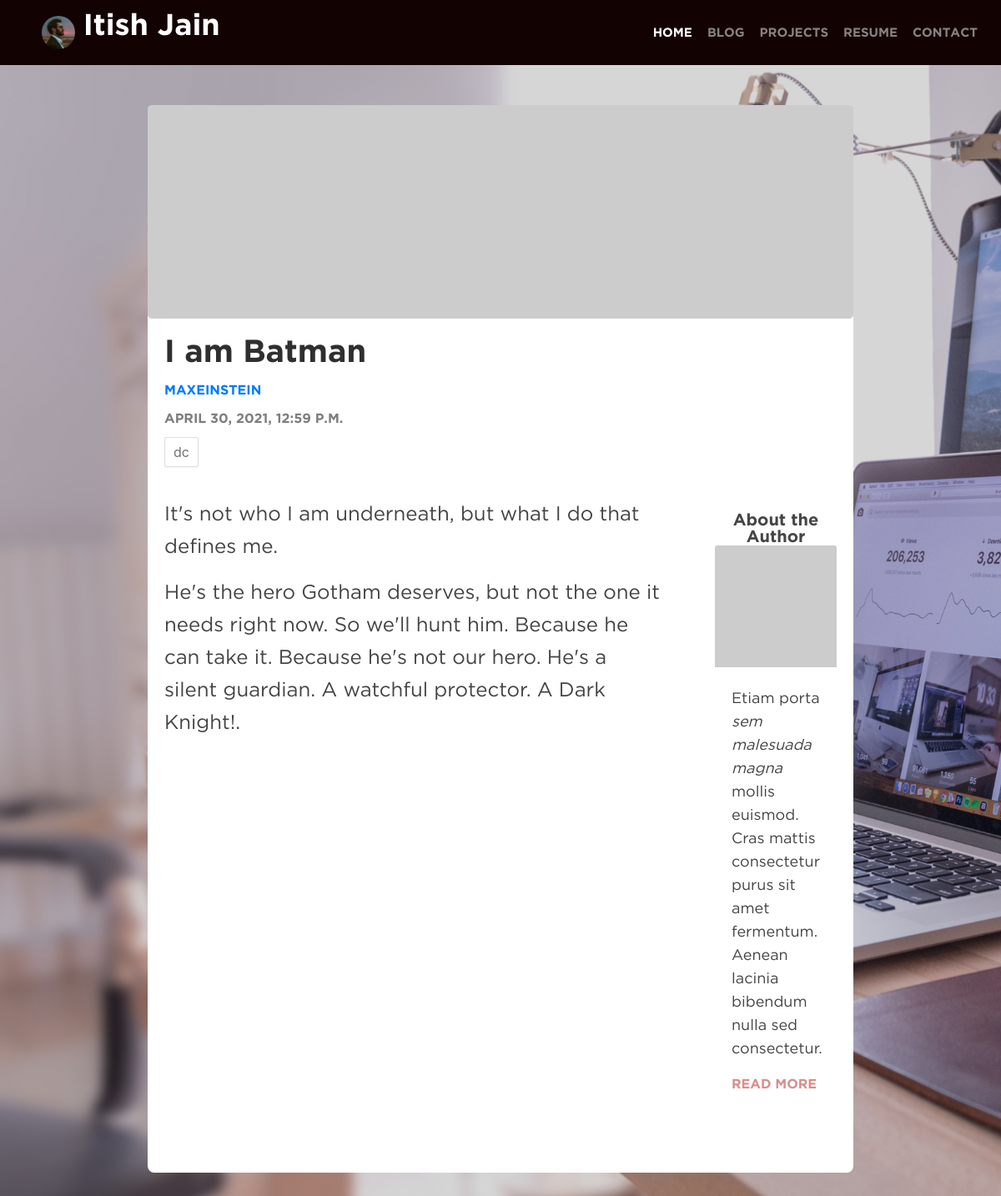
Page /blog/post/2 on the committed database.
### blog/models.py (models this page shows, shortened)
class BlogPost(models.Model):
    title = models.CharField(max_length=200, unique=True)
    author = models.ForeignKey('auth.User', related_name='posts',
                               on_delete=models.CASCADE)
    body = models.TextField()
    postdate = models.DateTimeField(auto_now_add=True, blank=True)
    tags = models.ManyToManyField('Tag', related_name='posts')

class Tag(models.Model):
    name = models.CharField(max_length=50, unique=True)
    def get_absolute_url(self):
        return reverse('tag_posts', args=[str(self.name)])

### blog/views.py (the view)
# urls.py: path('post/<int:id>', views.post, name='post'),
def post(request, id):
    post = get_object_or_404(BlogPost, pk=id)
    return render(request, 'blog/post.html', {'object': post})

### blog/templates/blog/post.html (shortened to what this page needs)
{% extends 'base.html' %}
{% block content %}
  <div class="post-detail">
    <div class="row">
      <div class="col-sm-12">
        <div class="jumbotron jumbotron-cover-image"
          style='background: #000 url("https://picsum.photos/id/{{object.id}}/800/400") center center; background-size: cover; padding: 8rem;'>
        </div>
      </div>
    </div>
    <div class="row py-3">
      <div class="col-sm-12 post-heading">
          <h1 class="post-title py-2">{{object.title}}</h1>
          <h4 class="post-subtitle"><a href="{{object.author.get_absolute_url}}" class="">{{object.author.username}}</a></h4>
          <h4 class="post-subtitle">{{object.postdate}}</h4>
          <div class="tags">
          {% include 'blog/snippet_tag_labels.html' with tags=object.tags.all %}
          </div>
      </div>
    </div>
    <div class="row py-3">
      <div class="col-md-8 col-lg-9 post-body">
      {{object.body | escape | linebreaks}}
      </div>
      <aside class="col-sm-8 col-md-4 col-lg-3 pl-5">
        <div class="py-3 mb-3 bg-white rounded">
            <div class="card-title">About the Author</div>
            <img class="card-img-top" src="https://randomuser.me/api/portraits/lego/{{object.author.id}}.jpg" alt="{{object.author.username}}">
            <div class="card-body py-4">
              <p class="card-author-bio">Etiam porta <em>sem malesuada magna</em> mollis euismod. Cras mattis consectetur purus sit amet fermentum. Aenean lacinia bibendum nulla sed consectetur.</p>
              <a href="{{object.author.get_absolute_url}}" class=""><div class="card-author-link">Read More</div></a>
            </div>
        </div>
      </aside>
    </div>
  </div>
{% endblock %}}

### blog/templates/blog/snippet_tag_labels.html
{% for tag in tags %}
<a href="{{tag.get_absolute_url}}">{{tag.name}}</a>
{% endfor %}

### static/css/main.css (style rules this page uses)
html { overflow-x: hidden; }
body { background: linear-gradient(rgba(50,50,50,0.2), rgba(50,50,50,0.2)), url("../images/background.jpg"); background-size: cover; background-repeat: no-repeat; overflow-x: hidden; }
.card-title { text-align: center; font: 20px/20px Gotham; letter-spacing: 0; color: #454545; opacity: 1; margin-bottom: 0px; }
.card-author-bio { text-align: left; font: 18px/28px GothamBook; letter-spacing: 0; color: #434343; opacity: 1; }
.card-author-link { text-align: left; font: 16px/26px Gotham; letter-spacing: 0; color: #d98e8e; opacity: 1; text-transform: uppercase; }
.post-detail { background: white; padding: 20px; border-radius: 8px 8px; }
.jumbotron { margin: -20px; margin-bottom: 0px; }
.post-subtitle { font: 16px/26px Gotham; text-transform: uppercase; letter-spacing: 0; color: #7e7e7e; opacity: 1; }
.post-title { text-align: left; font: 38px/34px Gotham; letter-spacing: 0; color: #2f2f2f; opacity: 1; }
.post-body { text-align: left; font: 24px/39px GothamBook; letter-spacing: 0; color: #434343; opacity: 1; }
.tags a { border: 1px solid #ddd; display: inline-block; color: #717171; background: #fff; -webkit-box-shadow: 0 1px 1px 0 rgba(180, 180, 180, 0.1); box-shadow: 0 1px 1px 0 rgba(180, 180, 180, 0.1); -webkit-transition: all 0.1s ease-in-out; -moz-transition: all 0.1s ease-in-out; -o-transition: all 0.1s ease-in-out; -ms-transition: all 0.1s ease-in-out; transition: all 0.1s ease-in-out; border-radius: 2px; margin: 0 3px 6px 0; padding: 5px 10px; }

### rows in the picture
BlogPost: title "I am Batman", author.username "MAXEINSTEIN", postdate "APRIL 30, 2021, 12:59 P.M.", body "It's not who I am underneath, but what I do that defines me. He's the hero Gotham deserves, but not the one it needs right now. So we'll hunt him. Because he can take it. Because he's not our hero. He's a silent guardian. A watchful protector. A Dark Knight!."
Tag: name "dc"
